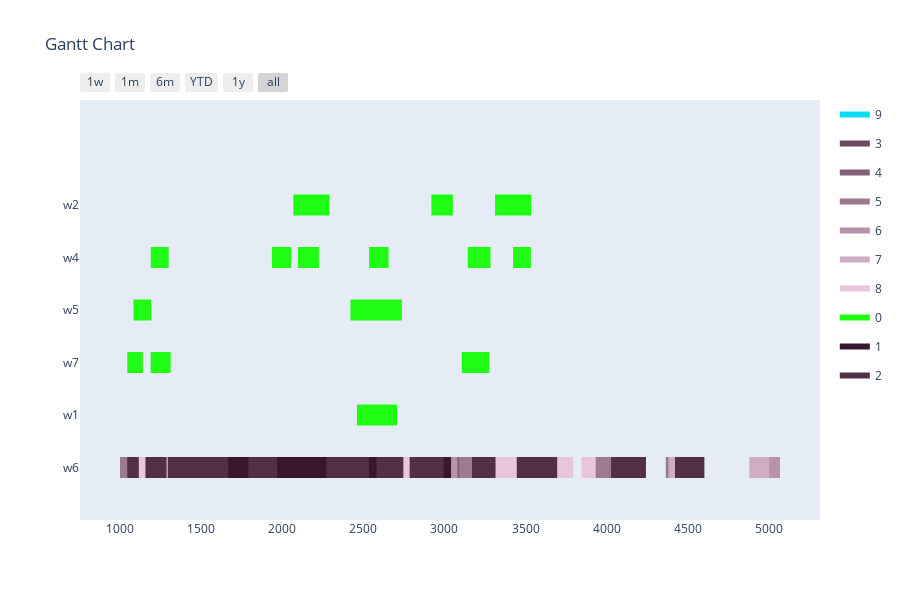

Notebook code cell kept with this figure:
### Markdown cell above
Config 1 - Test with One Point Crossover

### Code cell
optimizer = BaseGA(env)
optimizer.set_minimize()
# optional (in this case, all options given are the default option, if the configuration step is skipped)
optimizer.configure('tardiness', 'onepointcrossover', 'roulettewheel', 'randomize')
# choose an input generator (optional) -> decides how the data gets converted into the optimizer format
# optimizer.set_input_generator('SameLengthAlternativesGenerator')
# all parameters after offspring_amount are optional (in this case -> verbose=True)
result, best_fitness_history, average_fitness_history, best_generation_history, feasible_gen = optimizer.optimize(orders, max_generations, earliest_time_slot, last_time_slot, population_size, offspring_amount, verbose=True)
workstation_assignments = reformat_result(result, orders, env)
visualize(workstation_assignments, best_fitness_history, average_fitness_history, best_generation_history, feasible_gen)

### Figure 1 — Plotly figure (JSON) as saved in the notebook; plotly's stock layout.template omitted (floating-point values rounded to 4 significant figures; data arrays with more than 128 entries replaced by an {"elided": "..."} marker saying what was removed)
{"data": [{"fill": "toself", "fillcolor": "rgb(1, 222, 245)", "hoverinfo": "name", "legendgroup": "rgb(1, 222, 245)", "mode": "none", "name": "9", "type": "scatter", "x": [3587, 3683, 3683, 3587, 3587, 2173, 2260, 2260, 2173, 2173, 1928, 2113, 2113, 1928, 1928, 2803, 2933, 2933, 2803, 2803, 2936, 3051, 3051, 2936, 2936, 612, 792, 792, 612, 612, 3592, 3707, 3707, 3592, 3592, 2434, 2554, 2554, 2434, 2434, 1248, 1398, 1398, 1248, 1248, 3506, 3593, 3593, 3506, 3506, 2751, 2874, 2874, 2751, 2751, 2296, 2416, 2416, 2296, 2296, 2832, 3012, 3012, 2832, 2832, 743, 843, 843, 743, 743, 556, 681, 681, 556, 556, 261, 421, 421, 261, 261, 2960, 3085, 3085, 2960, 2960, 2544, 2600, 2600, 2544, 2544, 3637, 3762, 3762, 3637, 3637, 1873, 2053, 2053, 1873, 1873, 941, 1071, 1071, 941, 941, 2014, 2129, 2129, 2014, 2014, 1549, 1734, 1734, 1549], "y": [-0.2, -0.2, 0.2, 0.2, null, -0.2, -0.2, 0.2, 0.2, null, -0.2, -0.2, 0.2, 0.2, null, -0.2, -0.2, 0.2, 0.2, null, -0.2, -0.2, 0.2, 0.2, null, -0.2, -0.2, 0.2, 0.2, null, -0.2, -0.2, 0.2, 0.2, null, -0.2, -0.2, 0.2, 0.2, null, -0.2, -0.2, 0.2, 0.2, null, -0.2, -0.2, 0.2, 0.2, null, -0.2, -0.2, 0.2, 0.2, null, -0.2, -0.2, 0.2, 0.2, null, -0.2, -0.2, 0.2, 0.2, null, -0.2, -0.2, 0.2, 0.2, null, -0.2, -0.2, 0.2, 0.2, null, -0.2, -0.2, 0.2, 0.2, null, -0.2, -0.2, 0.2, 0.2, null, -0.2, -0.2, 0.2, 0.2, null, -0.2, -0.2, 0.2, 0.2, null, -0.2, -0.2, 0.2, 0.2, null, -0.2, -0.2, 0.2, 0.2, null, -0.2, -0.2, 0.2, 0.2, null, -0.2, -0.2, 0.2, 0.2]}, {"fill": "toself", "fillcolor": "rgb(107, 72, 95)", "hoverinfo": "name", "legendgroup": "rgb(107, 72, 95)", "mode": "none", "name": "3", "type": "scatter", "x": [525, 601, 601, 525, 525, 4029, 4162, 4162, 4029, 4029, 2211, 2297, 2297, 2211, 2211, 778, 923, 923, 778, 778, 1042, 1107, 1107, 1042, 1042, 622, 698, 698, 622, 622, 2422, 2567, 2567, 2422, 2422, 931, 1008, 1008, 931, 931, 373, 495, 495, 373, 373, 645, 789, 789, 645, 645, 402, 449, 449, 402, 402, 836, 980, 980, 836, 836, 269, 379, 379, 269, 269, 238, 325, 325, 238, 238, 749, 814, 814, 749, 749, 2225, 2370, 2370, 2225, 2225, 3592, 3657, 3657, 3592, 3592, 815, 937, 937, 815], "y": [-0.2, -0.2, 0.2, 0.2, null, -0.2, -0.2, 0.2, 0.2, null, -0.2, -0.2, 0.2, 0.2, null, -0.2, -0.2, 0.2, 0.2, null, -0.2, -0.2, 0.2, 0.2, null, -0.2, -0.2, 0.2, 0.2, null, -0.2, -0.2, 0.2, 0.2, null, -0.2, -0.2, 0.2, 0.2, null, -0.2, -0.2, 0.2, 0.2, null, -0.2, -0.2, 0.2, 0.2, null, -0.2, -0.2, 0.2, 0.2, null, -0.2, -0.2, 0.2, 0.2, null, -0.2, -0.2, 0.2, 0.2, null, -0.2, -0.2, 0.2, 0.2, null, -0.2, -0.2, 0.2, 0.2, null, -0.2, -0.2, 0.2, 0.2, null, -0.2, -0.2, 0.2, 0.2, null, -0.2, -0.2, 0.2, 0.2]}, {"fill": "toself", "fillcolor": "rgb(132, 97, 120)", "hoverinfo": "name", "legendgroup": "rgb(132, 97, 120)", "mode": "none", "name": "4", "type": "scatter", "x": [3133, 3198, 3198, 3133, 3133, 2980, 3230, 3230, 2980, 2980, 1227, 1452, 1452, 1227, 1227, 222, 364, 364, 222, 222, 894, 990, 990, 894, 894, 326, 491, 491, 326, 326, 2029, 2171, 2171, 2029, 2029, 1301, 1456, 1456, 1301, 1301, 396, 560, 560, 396, 396, 1915, 1980, 1980, 1915, 1915, 2828, 2924, 2924, 2828, 2828, 2803, 2958, 2958, 2803, 2803, 1415, 1511, 1511, 1415, 1415, 2139, 2235, 2235, 2139, 2139, 291, 446, 446, 291], "y": [-0.2, -0.2, 0.2, 0.2, null, -0.2, -0.2, 0.2, 0.2, null, -0.2, -0.2, 0.2, 0.2, null, -0.2, -0.2, 0.2, 0.2, null, -0.2, -0.2, 0.2, 0.2, null, -0.2, -0.2, 0.2, 0.2, null, -0.2, -0.2, 0.2, 0.2, null, -0.2, -0.2, 0.2, 0.2, null, -0.2, -0.2, 0.2, 0.2, null, -0.2, -0.2, 0.2, 0.2, null, -0.2, -0.2, 0.2, 0.2, null, -0.2, -0.2, 0.2, 0.2, null, -0.2, -0.2, 0.2, 0.2, null, -0.2, -0.2, 0.2, 0.2, null, -0.2, -0.2, 0.2, 0.2]}, {"fill": "toself", "fillcolor": "rgb(157, 122, 145)", "hoverinfo": "name", "legendgroup": "rgb(157, 122, 145)", "mode": "none", "name": "5", "type": "scatter", "x": {"elided": "134 int values"}, "y": {"elided": "134 float values"}}, {"fill": "toself", "fillcolor": "rgb(182, 147, 170)", "hoverinfo": "name", "legendgroup": "rgb(182, 147, 170)", "mode": "none", "name": "6", "type": "scatter", "x": [269, 402, 402, 269, 269, 384, 507, 507, 384, 384, 4377, 4442, 4442, 4377, 4377, 2388, 2473, 2473, 2388, 2388, 2947, 3080, 3080, 2947, 2947, 223, 288, 288, 223, 223, 1062, 1195, 1195, 1062, 1062, 4943, 5068, 5068, 4943, 4943, 215, 337, 337, 215, 215, 463, 527, 527, 463, 463, 4472, 4558, 4558, 4472, 4472, 409, 486, 486, 409, 409, 2079, 2223, 2223, 2079, 2079, 384, 470, 470, 384, 384, 1366, 1510, 1510, 1366, 1366, 1817, 1961, 1961, 1817, 1817, 426, 570, 570, 426, 426, 3689, 3776, 3776, 3689], "y": [-0.2, -0.2, 0.2, 0.2, null, -0.2, -0.2, 0.2, 0.2, null, -0.2, -0.2, 0.2, 0.2, null, -0.2, -0.2, 0.2, 0.2, null, -0.2, -0.2, 0.2, 0.2, null, -0.2, -0.2, 0.2, 0.2, null, -0.2, -0.2, 0.2, 0.2, null, -0.2, -0.2, 0.2, 0.2, null, -0.2, -0.2, 0.2, 0.2, null, -0.2, -0.2, 0.2, 0.2, null, -0.2, -0.2, 0.2, 0.2, null, -0.2, -0.2, 0.2, 0.2, null, -0.2, -0.2, 0.2, 0.2, null, -0.2, -0.2, 0.2, 0.2, null, -0.2, -0.2, 0.2, 0.2, null, -0.2, -0.2, 0.2, 0.2, null, -0.2, -0.2, 0.2, 0.2, null, -0.2, -0.2, 0.2, 0.2]}, {"fill": "toself", "fillcolor": "rgb(207, 172, 195)", "hoverinfo": "name", "legendgroup": "rgb(207, 172, 195)", "mode": "none", "name": "7", "type": "scatter", "x": [4385, 4507, 4507, 4385, 4385, 320, 384, 384, 320, 320, 2078, 2165, 2165, 2078, 2078, 1097, 1230, 1230, 1097, 1097, 633, 698, 698, 633, 633, 488, 543, 543, 488, 488, 1122, 1199, 1199, 1122, 1122, 3206, 3339, 3339, 3206, 3206, 998, 1085, 1085, 998, 998, 2337, 2482, 2482, 2337, 2337, 284, 429, 429, 284, 284, 1182, 1258, 1258, 1182, 1182, 3263, 3396, 3396, 3263, 3263, 1895, 2005, 2005, 1895, 1895, 4879, 5002, 5002, 4879, 4879, 892, 939, 939, 892, 892, 847, 911, 911, 847, 847, 440, 516, 516, 440], "y": [-0.2, -0.2, 0.2, 0.2, null, -0.2, -0.2, 0.2, 0.2, null, -0.2, -0.2, 0.2, 0.2, null, -0.2, -0.2, 0.2, 0.2, null, -0.2, -0.2, 0.2, 0.2, null, -0.2, -0.2, 0.2, 0.2, null, -0.2, -0.2, 0.2, 0.2, null, -0.2, -0.2, 0.2, 0.2, null, -0.2, -0.2, 0.2, 0.2, null, -0.2, -0.2, 0.2, 0.2, null, -0.2, -0.2, 0.2, 0.2, null, -0.2, -0.2, 0.2, 0.2, null, -0.2, -0.2, 0.2, 0.2, null, -0.2, -0.2, 0.2, 0.2, null, -0.2, -0.2, 0.2, 0.2, null, -0.2, -0.2, 0.2, 0.2, null, -0.2, -0.2, 0.2, 0.2, null, -0.2, -0.2, 0.2, 0.2]}, {"fill": "toself", "fillcolor": "rgb(232, 197, 220)", "hoverinfo": "name", "legendgroup": "rgb(232, 197, 220)", "mode": "none", "name": "8", "type": "scatter", "x": {"elided": "134 int values"}, "y": {"elided": "134 float values"}}, {"fill": "toself", "fillcolor": "rgb(32, 253, 20)", "hoverinfo": "name", "legendgroup": "rgb(32, 253, 20)", "mode": "none", "name": "0", "type": "scatter", "x": [2069, 2292, 2292, 2069, 2069, 2920, 3052, 3052, 2920, 2920, 3312, 3535, 3535, 3312, 3312, 1937, 2057, 2057, 1937, 1937, 2536, 2656, 2656, 2536, 2536, 3423, 3533, 3533, 3423, 3423, 2097, 2227, 2227, 2097, 2097, 1191, 1301, 1301, 1191, 1191, 3144, 3284, 3284, 3144, 3144, 1084, 1194, 1194, 1084, 1084, 217, 337, 337, 217, 217, 2421, 2541, 2541, 2421, 2421, 2538, 2738, 2738, 2538, 2538, 215, 325, 325, 215, 215, 3107, 3277, 3277, 3107, 3107, 1046, 1142, 1142, 1046, 1046, 1190, 1313, 1313, 1190, 1190, 2461, 2708, 2708, 2461], "y": [4.8, 4.8, 5.2, 5.2, null, 4.8, 4.8, 5.2, 5.2, null, 4.8, 4.8, 5.2, 5.2, null, 3.8, 3.8, 4.2, 4.2, null, 3.8, 3.8, 4.2, 4.2, null, 3.8, 3.8, 4.2, 4.2, null, 3.8, 3.8, 4.2, 4.2, null, 3.8, 3.8, 4.2, 4.2, null, 3.8, 3.8, 4.2, 4.2, null, 2.8, 2.8, 3.2, 3.2, null, 2.8, 2.8, 3.2, 3.2, null, 2.8, 2.8, 3.2, 3.2, null, 2.8, 2.8, 3.2, 3.2, null, 2.8, 2.8, 3.2, 3.2, null, 1.8, 1.8, 2.2, 2.2, null, 1.8, 1.8, 2.2, 2.2, null, 1.8, 1.8, 2.2, 2.2, null, 0.8, 0.8, 1.2, 1.2]}, {"fill": "toself", "fillcolor": "rgb(57, 22, 45)", "hoverinfo": "name", "legendgroup": "rgb(57, 22, 45)", "mode": "none", "name": "1", "type": "scatter", "x": [2462, 2572, 2572, 2462, 2462, 362, 417, 417, 362, 362, 2132, 2209, 2209, 2132, 2132, 2185, 2250, 2250, 2185, 2185, 1690, 1823, 1823, 1690, 1690, 1661, 1708, 1708, 1661, 1661, 337, 413, 413, 337, 337, 2038, 2160, 2160, 2038, 2038, 656, 779, 779, 656, 656, 2564, 2611, 2611, 2564, 2564, 2225, 2281, 2281, 2225, 2225, 683, 770, 770, 683, 683, 1859, 1935, 1935, 1859, 1859, 337, 460, 460, 337, 337, 665, 750, 750, 665, 665, 2919, 3041, 3041, 2919, 2919, 1954, 2079, 2079, 1954, 1954, 1731, 1795, 1795, 1731], "y": [-0.2, -0.2, 0.2, 0.2, null, -0.2, -0.2, 0.2, 0.2, null, -0.2, -0.2, 0.2, 0.2, null, -0.2, -0.2, 0.2, 0.2, null, -0.2, -0.2, 0.2, 0.2, null, -0.2, -0.2, 0.2, 0.2, null, -0.2, -0.2, 0.2, 0.2, null, -0.2, -0.2, 0.2, 0.2, null, -0.2, -0.2, 0.2, 0.2, null, -0.2, -0.2, 0.2, 0.2, null, -0.2, -0.2, 0.2, 0.2, null, -0.2, -0.2, 0.2, 0.2, null, -0.2, -0.2, 0.2, 0.2, null, -0.2, -0.2, 0.2, 0.2, null, -0.2, -0.2, 0.2, 0.2, null, -0.2, -0.2, 0.2, 0.2, null, -0.2, -0.2, 0.2, 0.2, null, -0.2, -0.2, 0.2, 0.2]}, {"fill": "toself", "fillcolor": "rgb(82, 47, 70)", "hoverinfo": "name", "legendgroup": "rgb(82, 47, 70)", "mode": "none", "name": "2", "type": "scatter", "x": {"elided": "134 int values"}, "y": {"elided": "134 float values"}}, {"legendgroup": "rgb(1, 222, 245)", "marker": {"color": "rgb(1, 222, 245)", "opacity": 0, "size": 1}, "mode": "markers", "name": "", "showlegend": false, "text": [null, null, null, null, null, null, null, null, null, null, null, null, null, null, null, null, null, null, null, null, null, null, null, null, null, null, null, null, null, null, null, null, null, null, null, null, null, null, null, null, null, null, null, null, null, null], "type": "scatter", "x": [3587, 3683, 2173, 2260, 1928, 2113, 2803, 2933, 2936, 3051, 612, 792, 3592, 3707, 2434, 2554, 1248, 1398, 3506, 3593, 2751, 2874, 2296, 2416, 2832, 3012, 743, 843, 556, 681, 261, 421, 2960, 3085, 2544, 2600, 3637, 3762, 1873, 2053, 941, 1071, 2014, 2129, 1549, 1734], "y": [0, 0, 0, 0, 0, 0, 0, 0, 0, 0, 0, 0, 0, 0, 0, 0, 0, 0, 0, 0, 0, 0, 0, 0, 0, 0, 0, 0, 0, 0, 0, 0, 0, 0, 0, 0, 0, 0, 0, 0, 0, 0, 0, 0, 0, 0]}, {"legendgroup": "rgb(107, 72, 95)", "marker": {"color": "rgb(107, 72, 95)", "opacity": 0, "size": 1}, "mode": "markers", "name": "", "showlegend": false, "text": [null, null, null, null, null, null, null, null, null, null, null, null, null, null, null, null, null, null, null, null, null, null, null, null, null, null, null, null, null, null, null, null, null, null, null, null], "type": "scatter", "x": [525, 601, 4029, 4162, 2211, 2297, 778, 923, 1042, 1107, 622, 698, 2422, 2567, 931, 1008, 373, 495, 645, 789, 402, 449, 836, 980, 269, 379, 238, 325, 749, 814, 2225, 2370, 3592, 3657, 815, 937], "y": [0, 0, 0, 0, 0, 0, 0, 0, 0, 0, 0, 0, 0, 0, 0, 0, 0, 0, 0, 0, 0, 0, 0, 0, 0, 0, 0, 0, 0, 0, 0, 0, 0, 0, 0, 0]}, {"legendgroup": "rgb(132, 97, 120)", "marker": {"color": "rgb(132, 97, 120)", "opacity": 0, "size": 1}, "mode": "markers", "name": "", "showlegend": false, "text": [null, null, null, null, null, null, null, null, null, null, null, null, null, null, null, null, null, null, null, null, null, null, null, null, null, null, null, null, null, null], "type": "scatter", "x": [3133, 3198, 2980, 3230, 1227, 1452, 222, 364, 894, 990, 326, 491, 2029, 2171, 1301, 1456, 396, 560, 1915, 1980, 2828, 2924, 2803, 2958, 1415, 1511, 2139, 2235, 291, 446], "y": [0, 0, 0, 0, 0, 0, 0, 0, 0, 0, 0, 0, 0, 0, 0, 0, 0, 0, 0, 0, 0, 0, 0, 0, 0, 0, 0, 0, 0, 0]}, {"legendgroup": "rgb(157, 122, 145)", "marker": {"color": "rgb(157, 122, 145)", "opacity": 0, "size": 1}, "mode": "markers", "name": "", "showlegend": false, "text": [null, null, null, null, null, null, null, null, null, null, null, null, null, null, null, null, null, null, null, null, null, null, null, null, null, null, null, null, null, null, null, null, null, null, null, null, null, null, null, null, null, null, null, null, null, null, null, null, null, null, null, null, null, null], "type": "scatter", "x": [2335, 2513, 1397, 1607, 1070, 1175, 792, 917, 1665, 1875, 1886, 1982, 504, 599, 242, 387, 639, 759, 1649, 1736, 3894, 4039, 3091, 3256, 4364, 4494, 2009, 2163, 233, 348, 2202, 2357, 1303, 1468, 234, 349, 1578, 1743, 2243, 2367, 917, 1074, 665, 789, 566, 734, 267, 477, 448, 616, 1001, 1146, 2159, 2279], "y": [0, 0, 0, 0, 0, 0, 0, 0, 0, 0, 0, 0, 0, 0, 0, 0, 0, 0, 0, 0, 0, 0, 0, 0, 0, 0, 0, 0, 0, 0, 0, 0, 0, 0, 0, 0, 0, 0, 0, 0, 0, 0, 0, 0, 0, 0, 0, 0, 0, 0, 0, 0, 0, 0]}, {"legendgroup": "rgb(182, 147, 170)", "marker": {"color": "rgb(182, 147, 170)", "opacity": 0, "size": 1}, "mode": "markers", "name": "", "showlegend": false, "text": [null, null, null, null, null, null, null, null, null, null, null, null, null, null, null, null, null, null, null, null, null, null, null, null, null, null, null, null, null, null, null, null, null, null, null, null], "type": "scatter", "x": [269, 402, 384, 507, 4377, 4442, 2388, 2473, 2947, 3080, 223, 288, 1062, 1195, 4943, 5068, 215, 337, 463, 527, 4472, 4558, 409, 486, 2079, 2223, 384, 470, 1366, 1510, 1817, 1961, 426, 570, 3689, 3776], "y": [0, 0, 0, 0, 0, 0, 0, 0, 0, 0, 0, 0, 0, 0, 0, 0, 0, 0, 0, 0, 0, 0, 0, 0, 0, 0, 0, 0, 0, 0, 0, 0, 0, 0, 0, 0]}, {"legendgroup": "rgb(207, 172, 195)", "marker": {"color": "rgb(207, 172, 195)", "opacity": 0, "size": 1}, "mode": "markers", "name": "", "showlegend": false, "text": [null, null, null, null, null, null, null, null, null, null, null, null, null, null, null, null, null, null, null, null, null, null, null, null, null, null, null, null, null, null, null, null, null, null, null, null], "type": "scatter", "x": [4385, 4507, 320, 384, 2078, 2165, 1097, 1230, 633, 698, 488, 543, 1122, 1199, 3206, 3339, 998, 1085, 2337, 2482, 284, 429, 1182, 1258, 3263, 3396, 1895, 2005, 4879, 5002, 892, 939, 847, 911, 440, 516], "y": [0, 0, 0, 0, 0, 0, 0, 0, 0, 0, 0, 0, 0, 0, 0, 0, 0, 0, 0, 0, 0, 0, 0, 0, 0, 0, 0, 0, 0, 0, 0, 0, 0, 0, 0, 0]}, {"legendgroup": "rgb(232, 197, 220)", "marker": {"color": "rgb(232, 197, 220)", "opacity": 0, "size": 1}, "mode": "markers", "name": "", "showlegend": false, "text": [null, null, null, null, null, null, null, null, null, null, null, null, null, null, null, null, null, null, null, null, null, null, null, null, null, null, null, null, null, null, null, null, null, null, null, null, null, null, null, null, null, null, null, null, null, null, null, null, null, null, null, null, null, null], "type": "scatter", "x": [2618, 2773, 3471, 3601, 1663, 1768, 1569, 1714, 1135, 1259, 2752, 2906, 3667, 3767, 1628, 1748, 1144, 1259, 925, 1045, 3310, 3405, 596, 706, 3489, 3654, 436, 604, 3691, 3786, 324, 484, 746, 851, 1055, 1181, 3462, 3582, 3845, 3932, 3667, 3793, 1079, 1233, 1818, 1918, 3500, 3655, 3188, 3312, 3304, 3458, 1796, 1906], "y": [0, 0, 0, 0, 0, 0, 0, 0, 0, 0, 0, 0, 0, 0, 0, 0, 0, 0, 0, 0, 0, 0, 0, 0, 0, 0, 0, 0, 0, 0, 0, 0, 0, 0, 0, 0, 0, 0, 0, 0, 0, 0, 0, 0, 0, 0, 0, 0, 0, 0, 0, 0, 0, 0]}, {"legendgroup": "rgb(32, 253, 20)", "marker": {"color": "rgb(32, 253, 20)", "opacity": 0, "size": 1}, "mode": "markers", "name": "", "showlegend": false, "text": [null, null, null, null, null, null, null, null, null, null, null, null, null, null, null, null, null, null, null, null, null, null, null, null, null, null, null, null, null, null, null, null, null, null, null, null], "type": "scatter", "x": [2069, 2292, 2920, 3052, 3312, 3535, 1937, 2057, 2536, 2656, 3423, 3533, 2097, 2227, 1191, 1301, 3144, 3284, 1084, 1194, 217, 337, 2421, 2541, 2538, 2738, 215, 325, 3107, 3277, 1046, 1142, 1190, 1313, 2461, 2708], "y": [5, 5, 5, 5, 5, 5, 4, 4, 4, 4, 4, 4, 4, 4, 4, 4, 4, 4, 3, 3, 3, 3, 3, 3, 3, 3, 3, 3, 2, 2, 2, 2, 2, 2, 1, 1]}, {"legendgroup": "rgb(57, 22, 45)", "marker": {"color": "rgb(57, 22, 45)", "opacity": 0, "size": 1}, "mode": "markers", "name": "", "showlegend": false, "text": [null, null, null, null, null, null, null, null, null, null, null, null, null, null, null, null, null, null, null, null, null, null, null, null, null, null, null, null, null, null, null, null, null, null, null, null], "type": "scatter", "x": [2462, 2572, 362, 417, 2132, 2209, 2185, 2250, 1690, 1823, 1661, 1708, 337, 413, 2038, 2160, 656, 779, 2564, 2611, 2225, 2281, 683, 770, 1859, 1935, 337, 460, 665, 750, 2919, 3041, 1954, 2079, 1731, 1795], "y": [0, 0, 0, 0, 0, 0, 0, 0, 0, 0, 0, 0, 0, 0, 0, 0, 0, 0, 0, 0, 0, 0, 0, 0, 0, 0, 0, 0, 0, 0, 0, 0, 0, 0, 0, 0]}, {"legendgroup": "rgb(82, 47, 70)", "marker": {"color": "rgb(82, 47, 70)", "opacity": 0, "size": 1}, "mode": "markers", "name": "", "showlegend": false, "text": [null, null, null, null, null, null, null, null, null, null, null, null, null, null, null, null, null, null, null, null, null, null, null, null, null, null, null, null, null, null, null, null, null, null, null, null, null, null, null, null, null, null, null, null, null, null, null, null, null, null, null, null, null, null], "type": "scatter", "x": [3170, 3294, 2409, 2535, 3446, 3566, 4056, 4211, 4045, 4199, 4506, 4602, 599, 723, 4027, 4237, 616, 721, 4421, 4526, 2338, 2506, 3482, 3578, 957, 1045, 2438, 2525, 4127, 4242, 4431, 4531, 2786, 2996, 593, 713, 2582, 2747, 730, 898, 521, 646, 1668, 1792, 1117, 1295, 3569, 3695, 2273, 2427, 3195, 3315, 1158, 1288], "y": [0, 0, 0, 0, 0, 0, 0, 0, 0, 0, 0, 0, 0, 0, 0, 0, 0, 0, 0, 0, 0, 0, 0, 0, 0, 0, 0, 0, 0, 0, 0, 0, 0, 0, 0, 0, 0, 0, 0, 0, 0, 0, 0, 0, 0, 0, 0, 0, 0, 0, 0, 0, 0, 0]}], "layout": {"height": 600, "hovermode": "closest", "showlegend": true, "title": {"text": "Gantt Chart"}, "xaxis": {"rangeselector": {"buttons": [{"count": 7, "label": "1w", "step": "day", "stepmode": "backward"}, {"count": 1, "label": "1m", "step": "month", "stepmode": "backward"}, {"count": 6, "label": "6m", "step": "month", "stepmode": "backward"}, {"count": 1, "label": "YTD", "step": "year", "stepmode": "todate"}, {"count": 1, "label": "1y", "step": "year", "stepmode": "backward"}, {"step": "all"}]}, "showgrid": false, "type": "date", "zeroline": false}, "yaxis": {"autorange": false, "range": [-1, 7], "showgrid": false, "ticktext": ["w6", "w1", "w7", "w5", "w4", "w2"], "tickvals": [0, 1, 2, 3, 4, 5], "zeroline": false}}}
